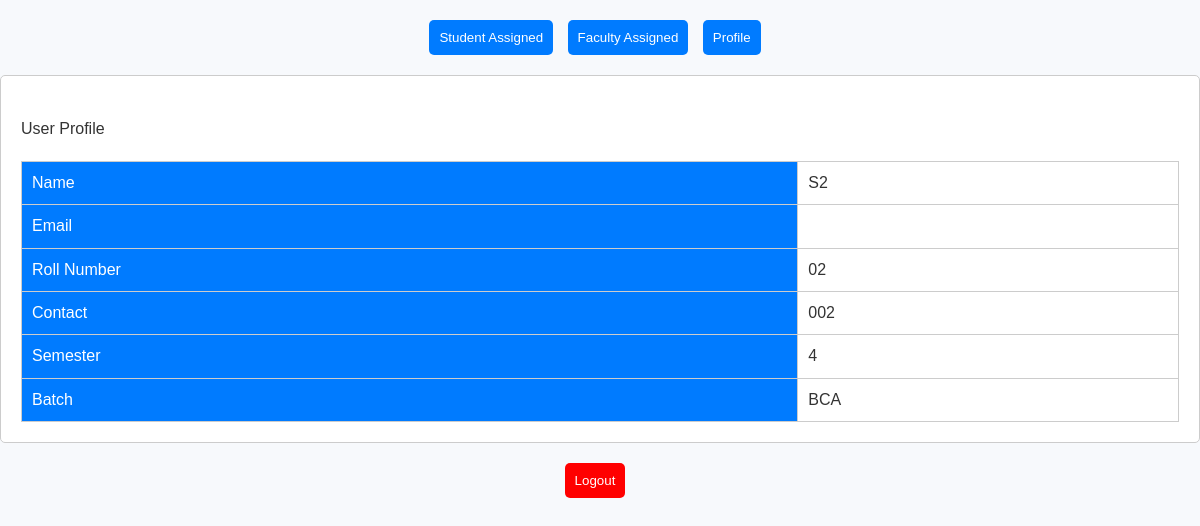
The page /student.php (signed in) on the database its author committed.
### tables this page shows
CREATE TABLE `students` (
  `SID` int(11) NOT NULL,
  `Name` varchar(255) NOT NULL,
  `RollNumber` varchar(20) NOT NULL,
  `Email` varchar(255) NOT NULL,
  `Contact` varchar(15) NOT NULL,
  `Semester` int(11) NOT NULL,
  `Batch` varchar(10) NOT NULL,
  `user_type` varchar(20) NOT NULL DEFAULT 'student',
  `Password` varchar(255) DEFAULT NULL,
  `status` int(11) DEFAULT NULL
);

### student.php (the view, shortened to what this page needs)
<?php
$DATABASE_HOST = 'localhost';
$DATABASE_USER = 'root';
$DATABASE_PASS = '';
$DATABASE_NAME = 'newuniversity';
$con = mysqli_connect($DATABASE_HOST, $DATABASE_USER, $DATABASE_PASS, $DATABASE_NAME);
?>
<!DOCTYPE html>
<html>
<head>
    <link rel="stylesheet" type="text/css" href="home.css">
</head>
<body>
    <div class="button-container">
        <button class="tab-button" onclick="openTab('view_assigned_seva')">Student Assigned</button>
        <button class="tab-button" onclick="openTab('view_assigned_seva_faculty')">Faculty Assigned</button>
        <button class="tab-button" onclick="openTab('profile')">Profile</button>
    </div>
    <div id="profile" class="tab" style="display: block;">
        <br>
        <h3>User Profile</h3>
        <?php
        $user_id = $_SESSION['id'];
        $profile_sql = "SELECT * FROM students WHERE SID = ?";
        $profile_stmt = mysqli_prepare($con, $profile_sql);
        mysqli_stmt_bind_param($profile_stmt, 'i', $user_id);
        mysqli_stmt_execute($profile_stmt);
        $profile_result = mysqli_stmt_get_result($profile_stmt);
        if ($profile_row = mysqli_fetch_assoc($profile_result)) {
            echo "<table border='1'>";
            echo "<tr><th>Name</th><td>" . $profile_row['Name'] . "</td></tr>";
            echo "<tr><th>Email</th><td>" . $profile_row['Email'] . "</td></tr>";
            echo "<tr><th>Roll Number</th><td>" . $profile_row['RollNumber'] . "</td></tr>";
            echo "<tr><th>Contact</th><td>" . $profile_row['Contact'] . "</td></tr>";
            echo "<tr><th>Semester</th><td>" . $profile_row['Semester'] . "</td></tr>";
            echo "<tr><th>Batch</th><td>" . $profile_row['Batch'] . "</td></tr>";
            echo "</table>";
        }
        else {
            echo "<p>No profile information available.</p>";
        }
        ?>
    </div>
    <div class="button-container">
        <form action="logout.php" method="post">
            <button type="submit" name="logout" class="tab-button" style="background-color: #FF0000;">Logout</button>
        </form>
    </div>
</body>

### home.css (style rules this page uses)
html, body, div, span, applet, object, iframe, h1, h2, h3, h4, h5, h6, p, blockquote, pre, a, abbr, acronym, address, big, cite, code, del, dfn, em, img, ins, kbd, q, s, samp, small, strike, strong, sub, sup, tt, var, b, u, i, center, dl, dt, dd, ol, ul, li, fieldset, form, label, legend, table, caption, tbody, tfoot, thead, tr, th, td, article, aside, canvas, details, embed, figure, figcaption, footer, header, hgroup, menu, nav, output, ruby, section, summary, time, mark, audio, video { margin: 0; padding: 0; border: 0; font-size: 100%; font: inherit; vertical-align: baseline; }
body { line-height: 1.4; font-family: 'Arial', sans-serif; background-color: #f7f9fc; color: #333; }
.button-container { text-align: center; margin-top: 20px; }
.tab-button { padding: 10px 20px; cursor: pointer; background-color: #007BFF; color: #ffffff; border: none; border-radius: 5px; margin-right: 10px; display: inline-block; text-align: center; }
.tab { display: none; padding: 20px; background-color: #ffffff; border: 1px solid #ccc; border-radius: 5px; margin-top: 20px; }
table { width: 100%; border-collapse: collapse; margin-top: 20px; }
table, th, td { border: 1px solid #ccc; }
th, td { padding: 10px; text-align: left; }
th { background-color: #007BFF; color: #ffffff; }

### student.php (style rules this page uses)
.tab { display: none; }
.tab-button { padding: 10px; cursor: pointer; }
table { border: 1px solid; border-collapse: collapse; }

### rows shown on the page
students: Name "S2", RollNumber "02", Contact "002", Semester "4", Batch "BCA"
